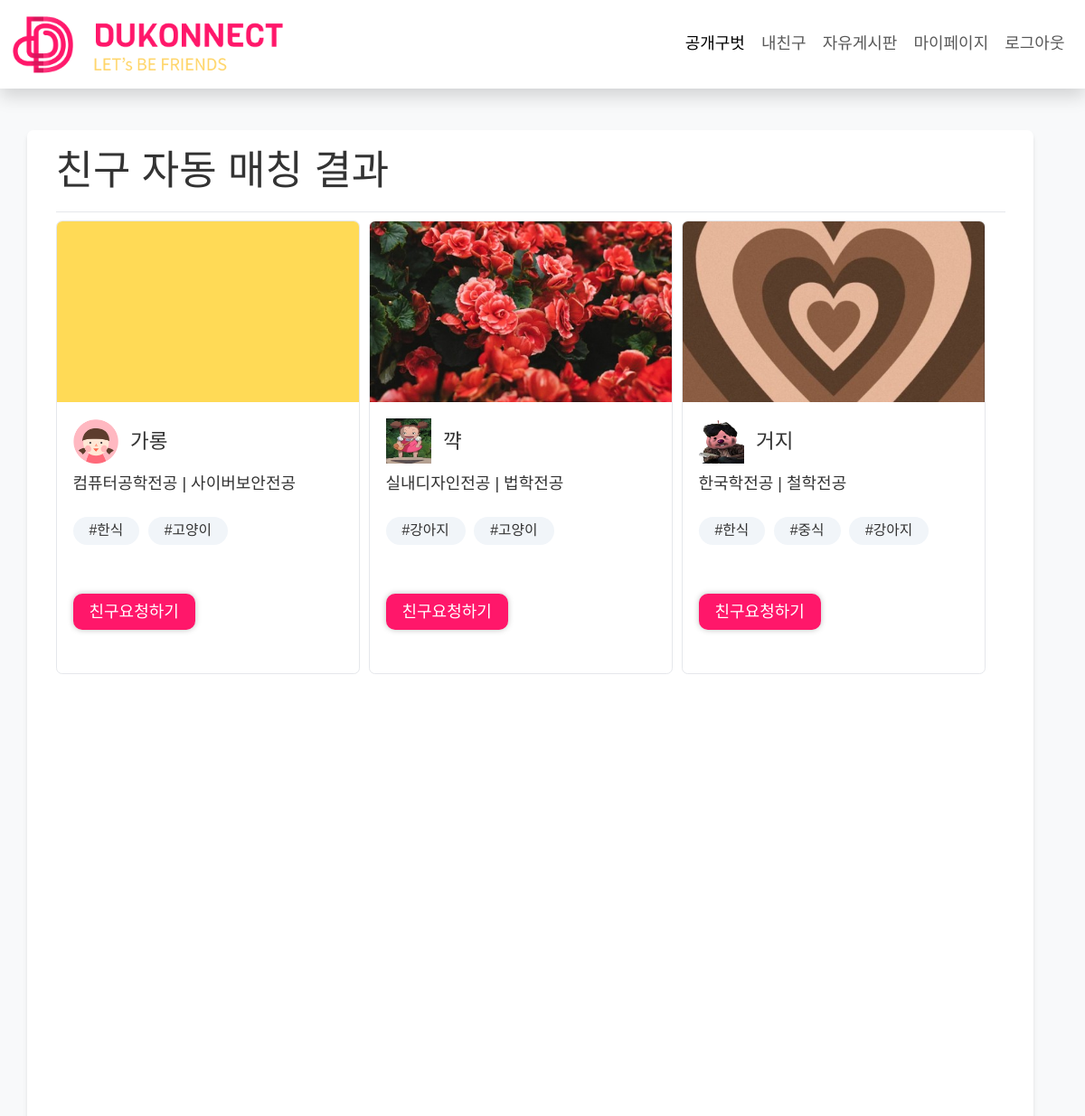
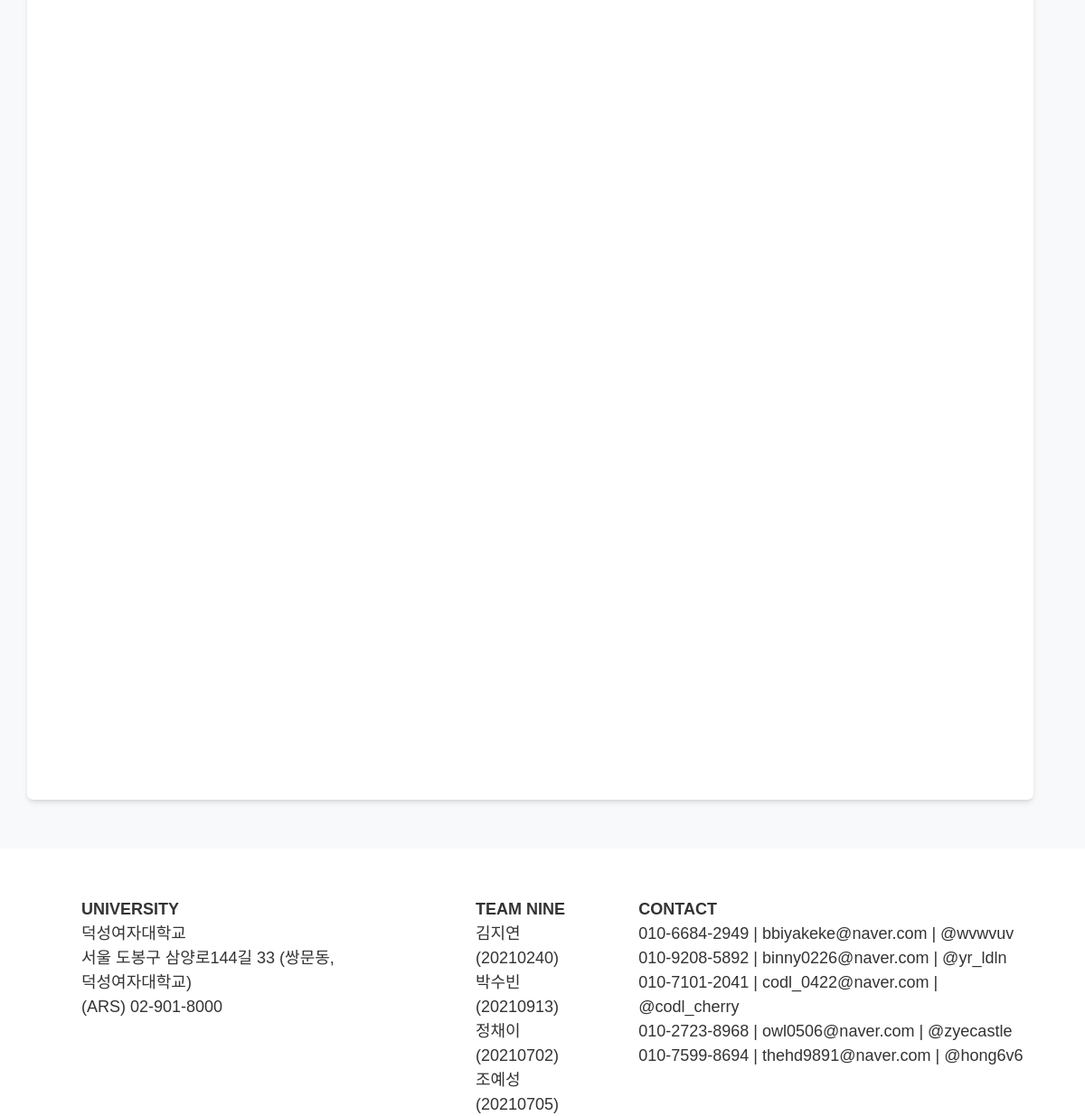
The app's page /auto_match_friends/ (signed in) with its own data (2 pictures, top to bottom).
### app/models.py (models this page shows, shortened)
class User(AbstractUser):
    major = [
        ('국어국문학전공', '국어국문학전공'),
        ('일어일문학전공', '일어일문학전공'),
        ('중어중문학전공', '중어중문학전공'),
        ('영어영문학전공', '영어영문학전공'),
        ('불어불문학전공', '불어불문학전공'),
        ('독어독문학전공', '독어독문학전공'),
        ('스페인어전공', '스페인어전공'),
        ('사학전공', '사학전공'),
        ('철학전공', '철학전공'),
        ('미술사학전공', '미술사학전공'),
        ('경영학전공', '경영학전공'),
        ('회계학전공', '회계학전공'),
        ('국제통상학전공', '국제통상학전공'),
        ('법학전공', '법학전공'),
        ('문헌정보학전공', '문헌정보학전공'),
        ('사회학전공', '사회학전공'),
        ('심리학전공', '심리학전공'),
        ('아동가족학전공', '아동가족학전공'),
        ('사회복지학전공', '사회복지학전공'),
        ('정치외교학전공', '정치외교학전공'),
        ('의상디자인전공', '의상디자인전공'),
        ('유아교육과', '유아교육과'),
        ('디지털소프트웨어공학부', '디지털소프트웨어공학부'),
        ('컴퓨터공학전공', '컴퓨터공학전공'),
        ('IT미디어공학전공', 'IT미디어공학전공'),
        ('사이버보안전공', '사이버보안전공'),
        ('소프트웨어전공', '소프트웨어전공'),
        ('바이오공학전공', '바이오공학전공'),
        ('수학전공', '수학전공'),
        ('정보통계학전공', '정보통계학전공'),
        ('화학전공', '화학전공'),
        ('식품영양학전공', '식품영양학전공'),
        ('생활체육학전공', '생활체육학전공'),
        ('동양화전공', '동양화전공'),
        ('서양화전공', '서양화전공'),
        ('실내디자인전공', '실내디자인전공'),
        ('시각디자인전공', '시각디자인전공'),
        ('텍스타일디자인전공', '텍스타일디자인전공'),
        ('한국학전공', '한국학전공'),
        ('한국어교육전공', '한국어교육전공'),
        ('가상현실융합학과', '가상현실융합학과'),
        ('데이터사이언스학과', '데이터사이언스학과'),
    ]
    name = models.CharField(max_length=20, name="name")
    nickname = models.CharField(max_length=20, name="nickname", null=True)
    studentID = models.IntegerField(name="studentID")
    birth = models.DateField(null=True, name="birth")
    tel = models.CharField(max_length=20, name="tel")
    major1 = models.CharField(max_length=20, choices=major)
    major2 = models.CharField(max_length=20, choices=major, null=True)
    tag = models.ManyToManyField(Tag, blank=True)
    open_profile = models.BooleanField()
    prof_image = models.ImageField(upload_to='images/profile/%Y/%m/%d/', blank=True)
    back_image = models.ImageField(upload_to='images/background/%Y/%m/%d/', blank=True)
    friends = models.TextField(blank=True)
    you_liked = models.TextField(blank=True)
    my_like = models.TextField(blank=True)
    create_at = models.DateTimeField(auto_now_add=True)
    update_at = models.DateTimeField(auto_now=True)
    REQUIRED_FIELDS = ['name', 'studentID', 'birth', 'tel', 'open_profile']

class Tag(models.Model):
    name = models.CharField(max_length=50)
    slug = models.SlugField(max_length=200, unique=True, allow_unicode=True)

### app/views.py (the view)
# urls.py: path('auto_match_friends/', views.auto_match_friends, name='auto_match_friends'),
def auto_match_friends(request):
    user_profile = User.objects.get(id=request.user.id)
    user_tags = user_profile.tag.all()
    matching_threshold = 2
    all_users = User.objects.exclude(id=request.user.id)
    matched_friends = []
    for friend in all_users:
        common_tags = friend.tag.filter(id__in=user_tags)
        if common_tags.count() >= matching_threshold:
            matched_friends.append({
                'friend': friend,
                'common_tags': common_tags
            })
    context = {'matched_friends': matched_friends}
    return render(request, 'auto_match_friends.html', context)

### app/templates/auto_match_friends.html
{% extends 'module/base.html' %}
{% load static %}
{% block title %}친구 자동 매칭 결과{% endblock %}
{% block content %}
  <div class="flex justify-start items-start flex-wrap">
    {% for match in matched_friends %}
      <div class="border-1 p-0 mb-5 w-[32%] rounded overflow-hidden mr-[10px]">
        <div class="h-[200px] overflow-hidden flex justify-center items-center">
          {% if match.friend.back_image %}
            <img class="card-img-top" src="{{ match.friend.back_image.url }}" alt="default image">
          {% else %}
            <img class="card-img-top" src="{% static 'images/profile/back.png' %}" alt="default image">
          {% endif %}
        </div>
        <div class="min-h-[300px] p-3">
          <h5 class="flex items-center">
            {% if match.friend.prof_image %}
              <img src="{{ match.friend.prof_image.url }}" alt="프로필 사진" class="w-[50px] h-[50px] mr-3">
            {% else %}
              <img class="card-img-top" src="{% static 'images/profile/prof.png' %}" alt="default image">
            {% endif %}
            {{ match.friend.nickname }}
          </h5>
          <p class="card-text">{{ match.friend.major1 }} | {{ match.friend.major2 }}</p>
          {% for tag in match.common_tags %}
            <div class="bg-slate-100 rounded-2xl px-3 py-1 break-keep inline-block mt-1 mr-1 text-sm">#{{ tag.name }}</div>
          {% endfor %}
          <div>
            <button class="pink px-2 block mt-5 px-3">
              <a href="/add_my_like/{{match.friend.username}}/" class="text-white hover:text-white no-underline">
                친구요청하기
              </a>
            </button>
          </div>
        </div>
      </div>
    {% endfor %}
  </div>
{% endblock %}

### app/static/css/common.css (style rules this page uses)
* { margin: 0; padding: 0; list-style: none; box-sizing: border-box; text-decoration: none; border: none; outline: none; font-size: 18px; color: #333; font-family: 'Noto Sans KR', sans-serif; word-break: keep-all; text-align: left; }
h1, h2, h3, h4, h5, h6 { font-size: 32px; font-weight: bold; }
a { color: #333; }
button, input[type='submit'] { padding: 0 15px; border-radius: 10px !important; text-align: center; height: 40px; box-shadow: 0px 0px 6px rgba(0, 0, 0, 0.25); }
button.pink { color: #fff; background-color: #FF176A; border-color: #FF176A; }

### records on screen
User: friend.back_image (picture), friend.prof_image (picture), friend.nickname "가롱", friend.major1 "컴퓨터공학전공", friend.major2 "사이버보안전공"
Tag: name "한식"
Tag: name "고양이"
User: friend.back_image (picture), friend.prof_image (picture), friend.nickname "꺅", friend.major1 "실내디자인전공", friend.major2 "법학전공"
Tag: name "강아지"
User: friend.back_image (picture), friend.prof_image (picture), friend.nickname "거지", friend.major1 "한국학전공", friend.major2 "철학전공"
Tag: name "중식"
